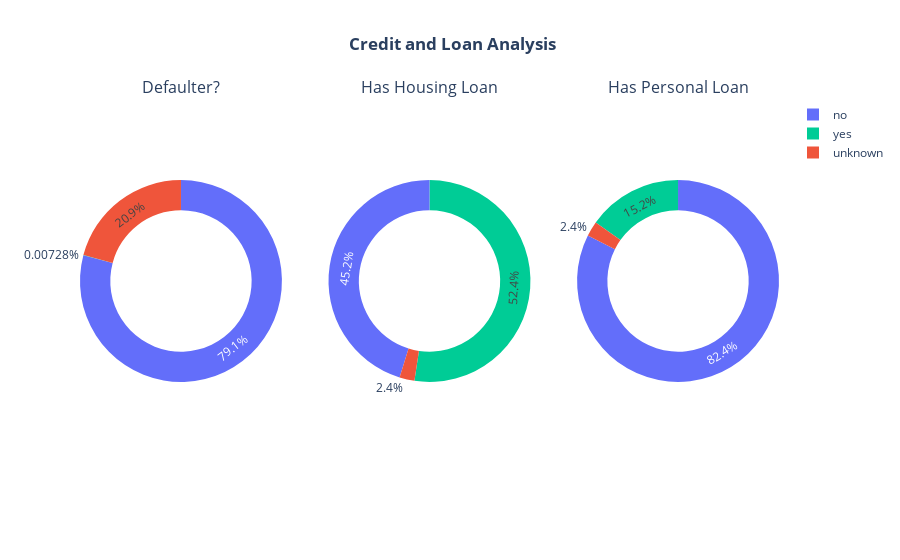

Here is the notebook cell this chart was saved with:
### Code cell
vc_def = df['default'].value_counts().reset_index()
vc_def.columns = ['Default', 'Count']
vc_hous = df['housing'].value_counts().reset_index()
vc_hous.columns = ['Housing', 'Count']
vc_loan = df['loan'].value_counts().reset_index()
vc_loan.columns = ['Loan', 'Count']

fig = make_subplots(rows=1, cols=3, specs=[[{"type": "pie"}, {"type": "pie"}, {"type": "pie"}]], subplot_titles=('Defaulter?', 'Has Housing Loan', 'Has Personal Loan'))
fig.add_trace(go.Pie(values=vc_def['Count'], labels=vc_def['Default'], hole=0.7, showlegend=False), row=1, col=1)
fig.add_trace(go.Pie(values=vc_hous['Count'], labels=vc_hous['Housing'], hole=0.7, showlegend=False), row=1, col=2)
fig.add_trace(go.Pie(values=vc_loan['Count'], labels=vc_loan['Loan'], hole=0.7, showlegend=True), row=1, col=3)
fig.update_layout(title_x=0.5, showlegend=True, title_text='<b> Credit and Loan Analysis</b>')

### Figure 1 — Plotly figure (JSON) as saved in the notebook; plotly's stock layout.template omitted (floating-point values rounded to 4 significant figures)
{"data": [{"domain": {"x": [0, 0.2889], "y": [0, 1]}, "hole": 0.7, "labels": ["no", "unknown", "yes"], "showlegend": false, "type": "pie", "values": [32588, 8597, 3]}, {"domain": {"x": [0.3556, 0.6444], "y": [0, 1]}, "hole": 0.7, "labels": ["yes", "no", "unknown"], "showlegend": false, "type": "pie", "values": [21576, 18622, 990]}, {"domain": {"x": [0.7111, 1], "y": [0, 1]}, "hole": 0.7, "labels": ["no", "yes", "unknown"], "showlegend": true, "type": "pie", "values": [33950, 6248, 990]}], "layout": {"annotations": [{"font": {"size": 16}, "showarrow": false, "text": "Defaulter?", "x": 0.1444, "xanchor": "center", "xref": "paper", "y": 1, "yanchor": "bottom", "yref": "paper"}, {"font": {"size": 16}, "showarrow": false, "text": "Has Housing Loan", "x": 0.5, "xanchor": "center", "xref": "paper", "y": 1, "yanchor": "bottom", "yref": "paper"}, {"font": {"size": 16}, "showarrow": false, "text": "Has Personal Loan", "x": 0.8556, "xanchor": "center", "xref": "paper", "y": 1, "yanchor": "bottom", "yref": "paper"}], "showlegend": true, "title": {"text": "<b> Credit and Loan Analysis</b>", "x": 0.5}}}
